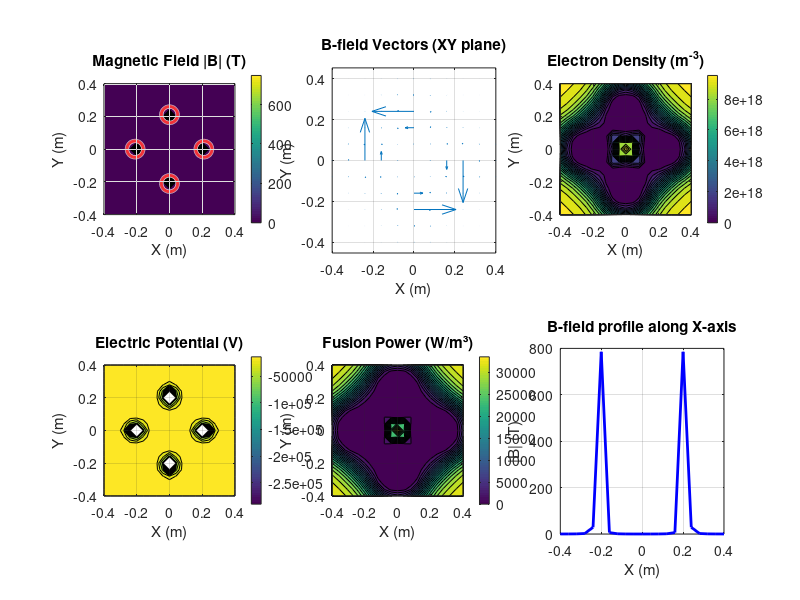

MATLAB code to generate this figure: (Note: this script raises an error after producing the figure.)
%% MATLAB Polywell - Simplified Test Version
% Run this first to test if magnetic field calculation works

clear; clc; close all;

%% Parameters
coil_radius = 0.05;        % Coil radius (m)
chamber_radius = 0.30;     % Chamber radius (m)
coil_current = 5000;       % Current per coil (A)
coil_turns = 100;          % Number of turns per coil
mu0 = 4*pi*1e-7;          % Permeability of free space

%% Simple grid (smaller for testing)
nx = 21; ny = 21; nz = 21;  % Smaller grid for speed
x = linspace(-0.4, 0.4, nx);
y = linspace(-0.4, 0.4, ny);
z = linspace(-0.4, 0.4, nz);

fprintf('=== POLYWELL SIMPLE TEST ===\n');
fprintf('Grid size: %dx%dx%d\n', nx, ny, nz);

%% Coil geometry
d = chamber_radius * 0.7;
coil_pos = [
     d,  0,  0;   % +X coil
    -d,  0,  0;   % -X coil
     0,  d,  0;   % +Y coil
     0, -d,  0;   % -Y coil
     0,  0,  d;   % +Z coil
     0,  0, -d    % -Z coil
];

coil_normals = [
    -1,  0,  0;   % +X coil normal
     1,  0,  0;   % -X coil normal
     0, -1,  0;   % +Y coil normal
     0,  1,  0;   % -Y coil normal
     0,  0, -1;   % +Z coil normal
     0,  0,  1    % -Z coil normal
];

fprintf('Coil positions:\n');
for i = 1:size(coil_pos, 1)
    fprintf('  Coil %d: (%.2f, %.2f, %.2f)\n', i, coil_pos(i,:));
end

%% Simplified magnetic field calculation
fprintf('\nCalculating magnetic field (simplified)...\n');

[X, Y, Z] = meshgrid(x, y, z);
Bx = zeros(size(X));
By = zeros(size(Y)); 
Bz = zeros(size(Z));

total_current = coil_current * coil_turns;

for coil_idx = 1:size(coil_pos, 1)
    fprintf('Computing field from coil %d/%d...\n', coil_idx, size(coil_pos, 1));
    
    center = coil_pos(coil_idx, :);
    normal = coil_normals(coil_idx, :);
    
    % Simplified dipole approximation for faster calculation
    % Magnetic dipole moment
    m = total_current * pi * coil_radius^2;
    
    % Vector from coil to field points
    rx = X - center(1);
    ry = Y - center(2);
    rz = Z - center(3);
    r_mag = sqrt(rx.^2 + ry.^2 + rz.^2);
    
    % Avoid singularity
    r_mag(r_mag < 1e-6) = 1e-6;
    
    % Dipole field (simplified)
    % For a dipole aligned with normal direction
    dot_product = rx.*normal(1) + ry.*normal(2) + rz.*normal(3);
    
    factor = (mu0*m)/(4*pi) ./ (r_mag.^5);
    
    Bx = Bx + factor .* (3*dot_product.*rx - normal(1).*(r_mag.^2));
    By = By + factor .* (3*dot_product.*ry - normal(2).*(r_mag.^2));
    Bz = Bz + factor .* (3*dot_product.*rz - normal(3).*(r_mag.^2));
end

B_mag = sqrt(Bx.^2 + By.^2 + Bz.^2);

fprintf('Magnetic field calculation complete!\n');
fprintf('Max B field: %.3f T\n', max(B_mag(:)));
fprintf('Min B field: %.6f T\n', min(B_mag(:)));

%% Simple plasma parameters (no particle tracking)
plasma_density = 1e19;
density_e = plasma_density * exp(-B_mag / 0.1);  % Simple exponential profile
density_i = density_e;  % Quasi-neutrality
potential = 1000 * log(density_e / plasma_density);  % Simple potential

%% Simple fusion rate
Ti_keV = 10;  % 10 keV
sigma_DT = 5e-28;  % m² (simplified)
v_rel = 1e6;  % m/s (simplified)
fusion_rate = 0.25 * density_i.^2 * sigma_DT * v_rel;
fusion_power = fusion_rate * 17.6e6 * 1.602e-19;  % 17.6 MeV per reaction

%% Export data
fprintf('\nExporting data...\n');

[X, Y, Z] = meshgrid(x, y, z);
coords = [X(:), Y(:), Z(:)];
B_field = [Bx(:), By(:), Bz(:)];
plasma_data = [density_e(:), density_i(:), potential(:), fusion_rate(:), fusion_power(:)];

% Export CSV files
csvwrite('polywell_coordinates.csv', coords);
csvwrite('polywell_magnetic_field.csv', B_field);
csvwrite('polywell_plasma_data.csv', plasma_data);

% Export coil geometry
coil_data = [coil_pos, coil_normals, ...
             repmat([coil_radius, coil_current, coil_turns], size(coil_pos, 1), 1)];
csvwrite('polywell_coil_geometry.csv', coil_data);

fprintf('Files exported:\n');
fprintf('- polywell_coordinates.csv\n');
fprintf('- polywell_magnetic_field.csv\n');
fprintf('- polywell_plasma_data.csv\n');
fprintf('- polywell_coil_geometry.csv\n');

%% Visualization
fprintf('\nCreating plots...\n');

figure('Position', [100, 100, 1200, 800]);

% Magnetic field in XY plane (midplane)
subplot(2, 3, 1);
mid_z = ceil(nz/2);
[X_2D, Y_2D] = meshgrid(x, y);
B_slice = squeeze(B_mag(:, :, mid_z));
contourf(X_2D, Y_2D, B_slice', 20);
colorbar;
title('Magnetic Field |B| (T)');
xlabel('X (m)'); ylabel('Y (m)');
axis equal; grid on;

% Add coil positions
hold on;
for i = 1:size(coil_pos, 1)
    if abs(coil_pos(i, 3)) < 0.05  % Show midplane coils
        viscircles([coil_pos(i, 1), coil_pos(i, 2)], coil_radius, ...
                   'Color', 'r', 'LineWidth', 2);
    end
end

% Magnetic field vectors (sampled)
subplot(2, 3, 2);
skip = 2;  % Show every 2nd vector
x_sample = x(1:skip:end);
y_sample = y(1:skip:end);
[X_vec, Y_vec] = meshgrid(x_sample, y_sample);
Bx_sample = Bx(1:skip:end, 1:skip:end, mid_z);
By_sample = By(1:skip:end, 1:skip:end, mid_z);
quiver(X_vec, Y_vec, Bx_sample', By_sample', 2);
title('B-field Vectors (XY plane)');
xlabel('X (m)'); ylabel('Y (m)');
axis equal; grid on;

% Electron density
subplot(2, 3, 3);
density_slice = squeeze(density_e(:, :, mid_z));
contourf(X_2D, Y_2D, density_slice', 20);
colorbar;
title('Electron Density (m^{-3})');
xlabel('X (m)'); ylabel('Y (m)');
axis equal; grid on;

% Electric potential
subplot(2, 3, 4);
potential_slice = squeeze(potential(:, :, mid_z));
contourf(X_2D, Y_2D, potential_slice', 20);
colorbar;
title('Electric Potential (V)');
xlabel('X (m)'); ylabel('Y (m)');
axis equal; grid on;

% Fusion power
subplot(2, 3, 5);
fusion_slice = squeeze(fusion_power(:, :, mid_z));
contourf(X_2D, Y_2D, fusion_slice', 20);
colorbar;
title('Fusion Power (W/m³)');
xlabel('X (m)'); ylabel('Y (m)');
axis equal; grid on;

% 1D profiles along X-axis
subplot(2, 3, 6);
mid_y = ceil(ny/2);
x_profile = squeeze(B_mag(mid_y, :, mid_z));
plot(x, x_profile, 'b-', 'LineWidth', 2);
xlabel('X (m)');
ylabel('|B| (T)');
title('B-field profile along X-axis');
grid on;

sgtitle('Polywell Simulation Results');
saveas(gcf, 'polywell_simple_results.png');

%% Summary
fprintf('\n=== SIMULATION SUMMARY ===\n');
fprintf('Grid points: %d\n', length(coords));
fprintf('Max magnetic field: %.3f T\n', max(B_mag(:)));
fprintf('Min magnetic field: %.6f T\n', min(B_mag(:)));
fprintf('Average density: %.2e m^-3\n', mean(density_e(:)));
fprintf('Total fusion power: %.2e W\n', trapz(x, trapz(y, trapz(z, fusion_power))));

fprintf('\n SIMPLE TEST COMPLETE!\n');

fprintf('Ready for ANSYS import!\n');
